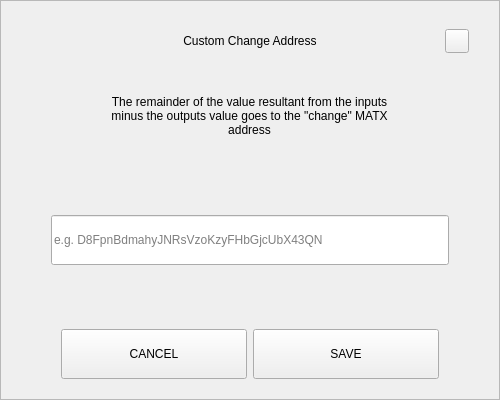
<?xml version="1.0" encoding="UTF-8"?>
<ui version="4.0">
 <class>SendChangeAddressDialog</class>
 <widget class="QDialog" name="SendChangeAddressDialog">
  <property name="geometry">
   <rect>
    <x>0</x>
    <y>0</y>
    <width>500</width>
    <height>400</height>
   </rect>
  </property>
  <property name="windowTitle">
   <string notr="true">N/A</string>
  </property>
  <layout class="QVBoxLayout" name="verticalLayout">
   <property name="spacing">
    <number>0</number>
   </property>
   <property name="leftMargin">
    <number>0</number>
   </property>
   <property name="topMargin">
    <number>0</number>
   </property>
   <property name="rightMargin">
    <number>0</number>
   </property>
   <property name="bottomMargin">
    <number>0</number>
   </property>
   <item>
    <widget class="QFrame" name="frame">
     <property name="styleSheet">
      <string notr="true"/>
     </property>
     <property name="frameShape">
      <enum>QFrame::StyledPanel</enum>
     </property>
     <property name="frameShadow">
      <enum>QFrame::Raised</enum>
     </property>
     <layout class="QVBoxLayout" name="verticalLayout_2" stretch="0,0,0,0,0,0,0">
      <property name="spacing">
       <number>0</number>
      </property>
      <property name="leftMargin">
       <number>30</number>
      </property>
      <property name="topMargin">
       <number>20</number>
      </property>
      <property name="rightMargin">
       <number>30</number>
      </property>
      <property name="bottomMargin">
       <number>20</number>
      </property>
      <item>
       <layout class="QHBoxLayout" name="horizontalLayout_3">
        <property name="spacing">
         <number>0</number>
        </property>
        <item>
         <spacer name="horizontalSpacer_2">
          <property name="orientation">
           <enum>Qt::Horizontal</enum>
          </property>
          <property name="sizeHint" stdset="0">
           <size>
            <width>40</width>
            <height>20</height>
           </size>
          </property>
         </spacer>
        </item>
        <item>
         <widget class="QLabel" name="labelTitle">
          <property name="minimumSize">
           <size>
            <width>0</width>
            <height>40</height>
           </size>
          </property>
          <property name="maximumSize">
           <size>
            <width>16777215</width>
            <height>40</height>
           </size>
          </property>
          <property name="styleSheet">
           <string notr="true">padding-left:24px;</string>
          </property>
          <property name="text">
           <string>Custom Change Address</string>
          </property>
          <property name="alignment">
           <set>Qt::AlignCenter</set>
          </property>
          <property name="margin">
           <number>7</number>
          </property>
         </widget>
        </item>
        <item>
         <spacer name="horizontalSpacer">
          <property name="orientation">
           <enum>Qt::Horizontal</enum>
          </property>
          <property name="sizeHint" stdset="0">
           <size>
            <width>40</width>
            <height>20</height>
           </size>
          </property>
         </spacer>
        </item>
        <item>
         <widget class="QPushButton" name="btnEsc">
          <property name="minimumSize">
           <size>
            <width>24</width>
            <height>24</height>
           </size>
          </property>
          <property name="maximumSize">
           <size>
            <width>24</width>
            <height>24</height>
           </size>
          </property>
          <property name="focusPolicy">
           <enum>Qt::NoFocus</enum>
          </property>
          <property name="text">
           <string/>
          </property>
         </widget>
        </item>
       </layout>
      </item>
      <item>
       <spacer name="verticalSpacer_2">
        <property name="orientation">
         <enum>Qt::Vertical</enum>
        </property>
        <property name="sizeType">
         <enum>QSizePolicy::Fixed</enum>
        </property>
        <property name="sizeHint" stdset="0">
         <size>
          <width>20</width>
          <height>20</height>
         </size>
        </property>
       </spacer>
      </item>
      <item alignment="Qt::AlignHCenter">
       <widget class="QLabel" name="labelMessage">
        <property name="minimumSize">
         <size>
          <width>0</width>
          <height>70</height>
         </size>
        </property>
        <property name="text">
         <string>The remainder of the value resultant from the inputs minus the outputs value goes to the &quot;change&quot; MATX address</string>
        </property>
        <property name="alignment">
         <set>Qt::AlignCenter</set>
        </property>
        <property name="wordWrap">
         <bool>true</bool>
        </property>
       </widget>
      </item>
      <item>
       <spacer name="verticalSpacer_3">
        <property name="orientation">
         <enum>Qt::Vertical</enum>
        </property>
        <property name="sizeHint" stdset="0">
         <size>
          <width>20</width>
          <height>40</height>
         </size>
        </property>
       </spacer>
      </item>
      <item>
       <layout class="QHBoxLayout" name="horizontalLayout_2">
        <property name="spacing">
         <number>0</number>
        </property>
        <property name="leftMargin">
         <number>20</number>
        </property>
        <property name="rightMargin">
         <number>20</number>
        </property>
        <item>
         <widget class="QLineEdit" name="lineEditAddress">
          <property name="minimumSize">
           <size>
            <width>0</width>
            <height>50</height>
           </size>
          </property>
          <property name="placeholderText">
           <string notr="true">e.g. D8FpnBdmahyJNRsVzoKzyFHbGjcUbX43QN</string>
          </property>
         </widget>
        </item>
       </layout>
      </item>
      <item>
       <spacer name="verticalSpacer">
        <property name="orientation">
         <enum>Qt::Vertical</enum>
        </property>
        <property name="sizeHint" stdset="0">
         <size>
          <width>20</width>
          <height>40</height>
         </size>
        </property>
       </spacer>
      </item>
      <item>
       <layout class="QHBoxLayout" name="horizontalLayout" stretch="2,2">
        <property name="spacing">
         <number>6</number>
        </property>
        <property name="leftMargin">
         <number>30</number>
        </property>
        <property name="rightMargin">
         <number>30</number>
        </property>
        <item>
         <widget class="QPushButton" name="btnCancel">
          <property name="minimumSize">
           <size>
            <width>180</width>
            <height>50</height>
           </size>
          </property>
          <property name="focusPolicy">
           <enum>Qt::NoFocus</enum>
          </property>
          <property name="text">
           <string>CANCEL</string>
          </property>
         </widget>
        </item>
        <item>
         <widget class="QPushButton" name="btnSave">
          <property name="minimumSize">
           <size>
            <width>180</width>
            <height>50</height>
           </size>
          </property>
          <property name="focusPolicy">
           <enum>Qt::NoFocus</enum>
          </property>
          <property name="text">
           <string>SAVE</string>
          </property>
         </widget>
        </item>
       </layout>
      </item>
     </layout>
    </widget>
   </item>
  </layout>
 </widget>
 <resources/>
 <connections/>
</ui>
